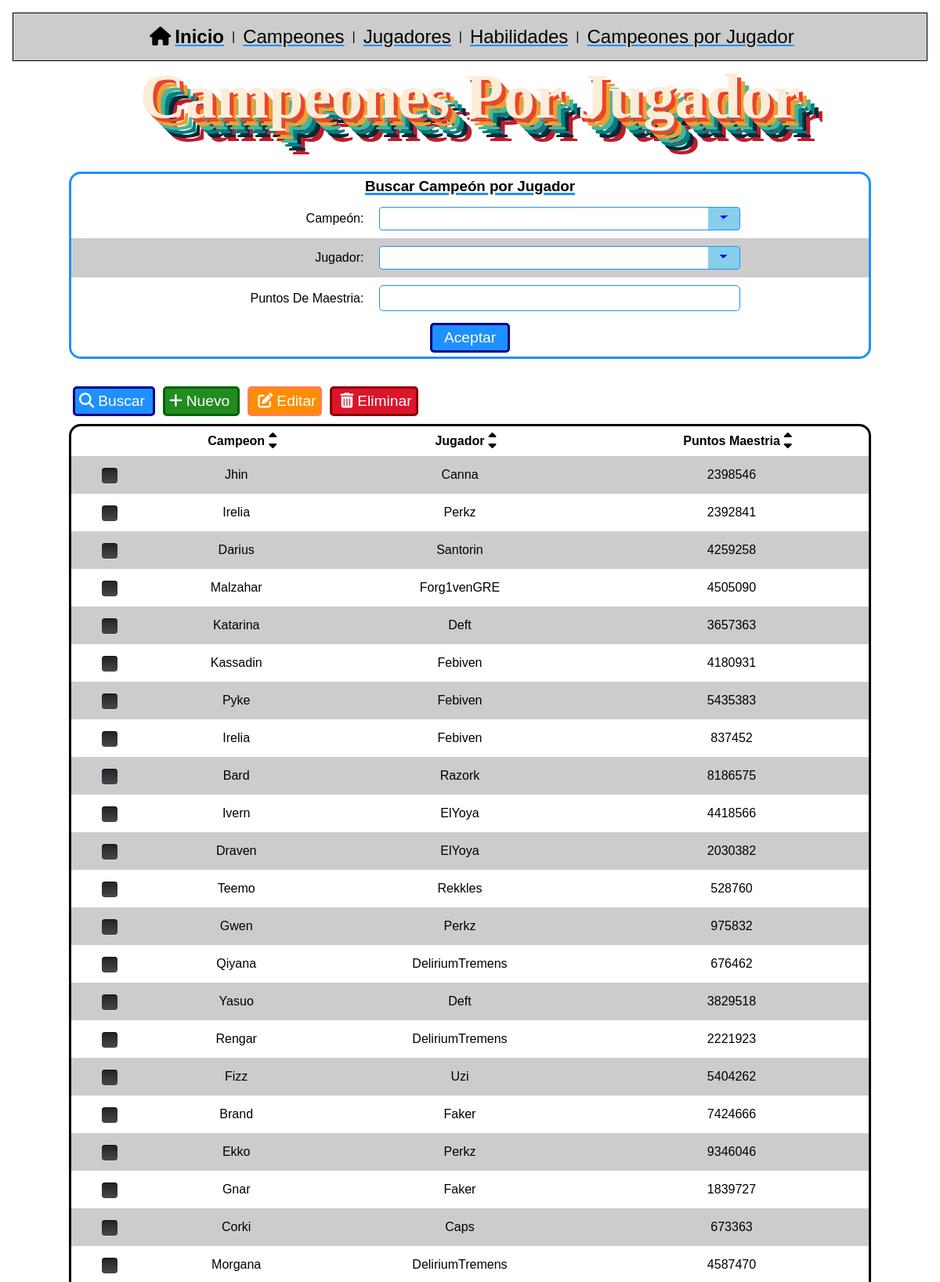
The page /crudLol/tienen.php?p=2&sort=id&desc (upper part) on the database its author committed.
### tables this page shows
CREATE TABLE `Tienen` (
  `id` int(11) NOT NULL,
  `campeon` int(11) DEFAULT NULL,
  `jugador` int(11) DEFAULT NULL,
  `puntosMaestria` int(10) UNSIGNED DEFAULT NULL
);

### crudLol/tienen.php (the view, shortened to what this page needs)
<!doctype html>
<html lang="en">
<?php
require_once './resources/dependencies/FormHelper.php';
require_once './resources/dependencies/connexion.php';
print "<body>";
print  "<h1>Campeones Por Jugador</h1>";
print "<div class='container'>";
if (isset($_GET['edit']))
{
    $idx = $_GET['idx'];
    $sql = "SELECT * FROM Tienen WHERE id = :idx";
    $stmt = $connexion->prepare($sql);
    $stmt->bindParam("idx", $idx, PDO::PARAM_INT);
    $stmt->execute();
    $result = $stmt->fetch(PDO::FETCH_ASSOC);
    $idx = $result['id'];
    $champ_id = $result['campeon'];
    $player_id = $result['jugador'];
    $points = $result['puntosMaestria'];
    ?>
    <form class='editForm' method='post' action='<?= $_SERVER["PHP_SELF"] ?>'>
        <h3><strong>Editar Campeón por Jugador</strong></h3>
        <input type='hidden' name='idx' value='<?= $idx ?>'>
        <table class="formTable">
            <tr>
                <td>
                    <label for="champ_id">Campeón: </label>
                </td>
                <td>
                    <select id="champ_id" name="champ_id" class="classic" required>
                        <?php
                        foreach ($connexion->query("SELECT * FROM Campeon", PDO::FETCH_ASSOC) as $fila)
                        {
                            $id = $fila['id'];
                            $name = $fila['nombre'];
                            print "<option ";
                            if ($id == $champ_id) print "selected ";
                            print "value='$id'>$name</option>";
                        }
                        ?>
                    </select>
                </td>
            </tr>
            <tr>
                <td>
                    <label for="player_id">Jugador: </label>
                </td>
                <td>
                    <select id="player_id" name="player_id" class="classic" required>
                        <?php
                        foreach ($connexion->query("SELECT * FROM Jugador", PDO::FETCH_ASSOC) as $fila)
                        {
                            $id = $fila['id'];
                            $name = $fila['nombre'];
                            print "<option ";
                            if ($id == $player_id) print "selected ";
                            print "value='$id'>$name</option>";
                        }
                        ?>
                    </select>
                </td>
            </tr>
            <tr>
                <td>
                    <label for="points">Puntos de Maestria: </label>
                </td>
                <td>
                    <input type='number' id="points" name='points' value='<?= $points ?>' required>
                </td>
            </tr>
        </table>
        <div class="buttons">
            <a class="btn cancelBtn" href="<?= $_SERVER['PHP_SELF'] ?>"><i class="fa-solid fa-arrow-rotate-left"></i>Cancelar</a>
            <input class="btn editBtn" type='submit' name='edit' value='Aceptar'>
        </div>
    </form>
    <?php
} else
{ ?>
    <form class='searchForm' method='post' action='<?= $_SERVER["PHP_SELF"] ?>'>
        <h3><strong>Buscar Campeón por Jugador</strong></h3>
        <table class="formTable">
            <tr>
                <td>
                    <label for="champ_id">Campeón: </label>
                </td>
                <td>
                    <select id="champ_id" name="champ_id" class="classic">
                        <option></option>
                        <?php
                        foreach ($connexion->query("SELECT * FROM Campeon", PDO::FETCH_ASSOC) as $fila)
                        {
                            $id = $fila['id'];
                            $name = $fila['nombre'];
                            print "<option ";
                            print "value='$id'>$name</option>";
                        }
                        ?>
                    </select>
                </td>
            </tr>
            <tr>
                <td>
                    <label for="player_id">Jugador: </label>
                </td>
                <td>
                    <select id="player_id" name="player_id" class="classic">
                        <option></option>
                        <?php
                        foreach ($connexion->query("SELECT * FROM Jugador", PDO::FETCH_ASSOC) as $fila)
                        {
                            $id = $fila['id'];
                            $name = $fila['nombre'];
                            print "<option ";
                            print "value='$id'>$name</option>";
                        }
                        ?>
                    </select>
                </td>
            </tr>
            <tr>
                <td>
                    <label for="points">Puntos de Maestria: </label>
                </td>
                <td>
                    <input type='number' id="points" name='points' value="<?= $_POST['points'] ?? "" ?>">
                </td>
            </tr>
        </table>
        <input type="submit" name="search" value="Aceptar">
    </form>
<?php }
print "<div class='buttons'>";
print "<a href='" . $_SERVER['PHP_SELF'] . "?search' class='btn searchBtn'><i class='fa-solid fa-magnifying-glass'></i>Buscar</a>";
print "<a href='" . $_SERVER['PHP_SELF'] . "?new' class='btn newBtn'><i class='fa-solid fa-plus'></i>Nuevo</a>";
print "<button class='btn editBtn js_editBtn'><i class='fa-solid fa-pen-to-square'></i>Editar</button>";
print "<button class='btn deleteBtn js_deleteBtn'><i class='fa-solid fa-trash-can'></i>Eliminar</button>";
print "</div>";
$currentPage = $_GET['p'] ?? 1;
$sql = "SELECT Tienen.id, C.nombre as 'Campeon', J.nombre as 'Jugador', puntosMaestria ";
$sql .= " FROM Tienen ";
$sql .= " JOIN Campeon C on Tienen.campeon = C.id ";
$sql .= " JOIN Jugador J on J.id = Tienen.jugador ";
$field_sort = $_GET['sort'];
$sql .= " ORDER BY $field_sort ";
if (isset($_GET['des']))
{
    $sql .= " DESC";
} else
{
    $sql .= " ASC";
}
$sql .= " LIMIT 50 OFFSET " . ($currentPage - 1) * 50;
$stmt = $connexion->query("DESCRIBE Tienen");
$fields = array_map(function ($row) {
    return $row['Field'];
}, $stmt->fetchAll(PDO::FETCH_ASSOC));
print "<table class='resultsTable'>";
print "<tr><td></td>";
array_shift($fields);
foreach ($fields as $field)
{
    $fancyField = preg_replace("/([a-z])([A-Z])/", "$1 $2", $field);
    print "<th class='headerSort'>$fancyField <a href='" . $_SERVER['PHP_SELF'] . "?sort=$field&asc" . "'><i class='fa-solid fa-sort-up'></i></a> " .
        "<a href='" . $_SERVER['PHP_SELF'] . "?sort=$field&des" . "'><i class='fa-solid fa-sort-down'></i></a> </th>";
}
print "</tr>";
$stmt = $connexion->query($sql);
while ($row = $stmt->fetch(PDO::FETCH_NUM))
{
    $tmp_idx = array_shift($row);
    print "<tr>";
    print "<td>";
    print "<div class='squaredThree'>";
    print "<label for='squaredThree$tmp_idx'></label>";
    print "</div>";
    print "</td>";
    print "<td>";
    print implode("</td><td>", $row);
    print "</td>";
    print "</tr>";
}
print "</table>";
?>
</div>
</body>
</html>

### crudLol/resources/styles/styles.css (style rules this page uses)
* { padding: 0; margin: 0; box-sizing: border-box; font-family: 'Arial', serif; cursor: default; }
body { padding: 1em; margin-bottom: 20px; }
h1 { text-align: center; }
strong { cursor: pointer; }
a { color: black; text-decoration-line: underline; text-decoration-color: dodgerblue; cursor: pointer !important; }
.container { width: 1024px; margin: 0 auto; }
table { border-collapse: separate; border-spacing: 0; text-transform: capitalize; margin: 5px auto; overflow: hidden; width: 100%; }
.resultsTable { border: 3px solid #000; border-radius: 15px; }
table tr:nth-child(2n) { background-color: #cccccc; }
table td, table th { padding: 10px; margin: 0; text-align: center; }
th.headerSort a { position: relative; }
th.headerSort i { position: absolute; cursor: pointer; }
th.headerSort a:first-child i { transform: translateY(-3px); position: absolute; height: 10px; z-index: 9; }
th.headerSort a:nth-child(2) i { position: absolute; transform: translateY(3px); }
.formTable { width: 100%; }
.formTable tr td:nth-of-type(2) { text-align: left; }
.formTable tr td:first-child { text-align: right; }
.newForm, .editForm, .searchForm { display: flex; align-items: center; justify-content: center; flex-direction: column; border: 3px solid forestgreen; padding: 5px 0; margin: 50px auto 30px auto; width: 100%; border-radius: 15px; }
.searchForm { border: 3px solid dodgerblue; }
.newForm h3, .editForm h3, .searchForm h3 { text-decoration: underline; text-decoration-thickness: 3px; }
.searchForm h3 { text-decoration-color: dodgerblue; }
input { border: thin solid black; border-radius: 5px; outline: none; font-size: 1.1em; padding: 5px 5px 5px 20px; width: 75%; }
.newForm input[type=submit], .editForm input[type=submit], .searchForm input[type=submit] { background: forestgreen; padding: 5px 15px; border-radius: 5px; border-color: black; font-size: 1.2em; color: white; width: auto; cursor: pointer; }
.searchForm input { border-color: dodgerblue; }
.searchForm input[type=submit] { background: dodgerblue; border: 3px solid darkblue; }
.buttons { display: flex; justify-content: left; align-items: center; }
i { margin: 0 5px; cursor: pointer !important; }
.btn { border: 3px solid black; border-radius: 5px; font-size: 1.2rem; padding: 5px 10px 5px 0; color: white; text-decoration: none; margin: 5px; }
.editBtn { outline: darkorange; border-color: coral !important; }
.newBtn { background: forestgreen; border-color: darkgreen !important; outline: darkgreen; cursor: pointer; }
.searchBtn { background: dodgerblue; border-color: darkblue; }
.deleteBtn { background-color: #dc142c; border-color: darkred; padding: 5px; cursor: pointer; }
.editBtn { background-color: darkorange; border-color: orangered; padding: 5px; cursor: pointer; }
h1 { margin-bottom: 30px; font-size: 5rem; text-align: center; color: #fcedd8; background: transparent; font-family: 'Niconne', cursive; font-weight: 700; text-shadow: 5px 5px 0 #eb452b, 10px 10px 0 #efa032, 15px 15px 0 #46b59b, 20px 20px 0 #017e7f, 25px 25px 0 #052939, 30px 30px 0 #c11a2b }
select { background-color: white; border: thin solid black; border-radius: 4px; display: inline-block; font: inherit; line-height: 1.75em; padding: 0 2.5em 0 1em; width: 75%; margin: 0; -webkit-box-sizing: border-box; -moz-box-sizing: border-box; box-sizing: border-box; -webkit-appearance: none; -moz-appearance: none; }
select.classic { background-image: linear-gradient(45deg, transparent 50%, blue 50%), linear-gradient(135deg, blue 50%, transparent 50%), linear-gradient(to right, skyblue, skyblue); background-position: calc(100% - 20px) calc(.5em + 2px), calc(100% - 15px) calc(.5em + 2px), 100% 0; background-size: 5px 5px, 5px 5px, 2.5em 2.5em; background-repeat: no-repeat; }
.searchForm select { border-color: dodgerblue; }
.squaredThree { width: 20px; position: relative; margin: 5px auto; }
.squaredThree label { width: 20px; height: 20px; cursor: pointer; position: absolute; top: 0; left: 0; background: linear-gradient(to bottom, #222222 0%, #45484d 100%); border-radius: 4px; box-shadow: inset 0 1px 1px rgba(0, 0, 0, 0.5), 0 1px 0 rgba(255, 255, 255, 0.4); }
.squaredThree label:after { content: ''; width: 9px; height: 5px; position: absolute; top: 4px; left: 4px; border: 3px solid #fcfff4; border-top: none; border-right: none; background: transparent; opacity: 0; transform: rotate(-45deg); }

### rows shown on the page
tienen: row "Jhin Canna 2398546"
tienen: row "Irelia Perkz 2392841"
tienen: row "Darius Santorin 4259258"
tienen: row "Malzahar Forg1venGRE 4505090"
tienen: row "Katarina Deft 3657363"
tienen: row "Kassadin Febiven 4180931"
tienen: row "Pyke Febiven 5435383"
tienen: row "Irelia Febiven 837452"
tienen: row "Bard Razork 8186575"
tienen: row "Ivern ElYoya 4418566"
tienen: row "Draven ElYoya 2030382"
tienen: row "Teemo Rekkles 528760"
tienen: row "Gwen Perkz 975832"
tienen: row "Qiyana DeliriumTremens 676462"
tienen: row "Yasuo Deft 3829518"
tienen: row "Rengar DeliriumTremens 2221923"
tienen: row "Fizz Uzi 5404262"
tienen: row "Brand Faker 7424666"
tienen: row "Ekko Perkz 9346046"
tienen: row "Gnar Faker 1839727"
tienen: row "Corki Caps 673363"
tienen: row "Morgana DeliriumTremens 4587470"

### other values the page prints
$menu "|"
$fancyField "Campeon"
$fancyField "Jugador"
$fancyField "Puntos Maestria"
